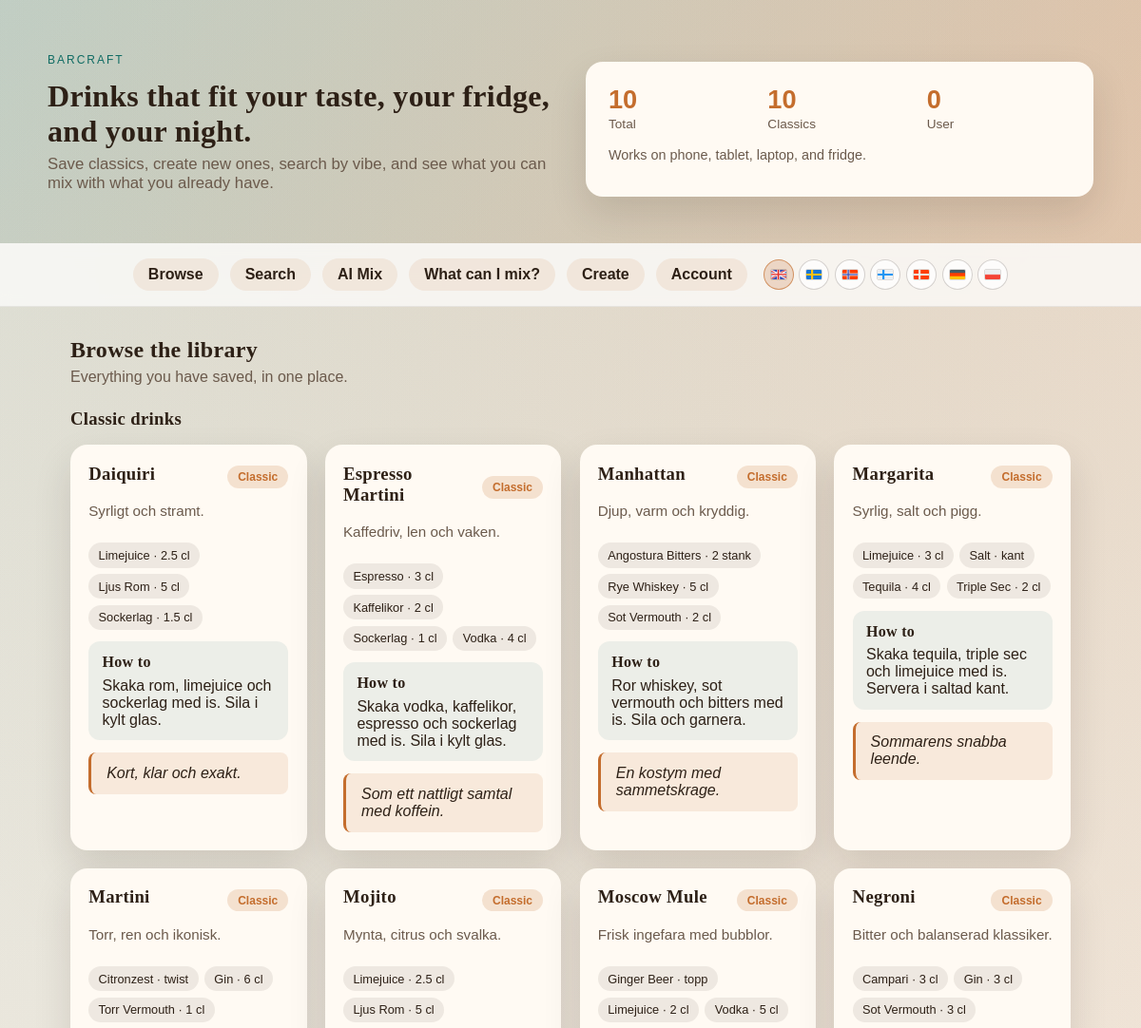
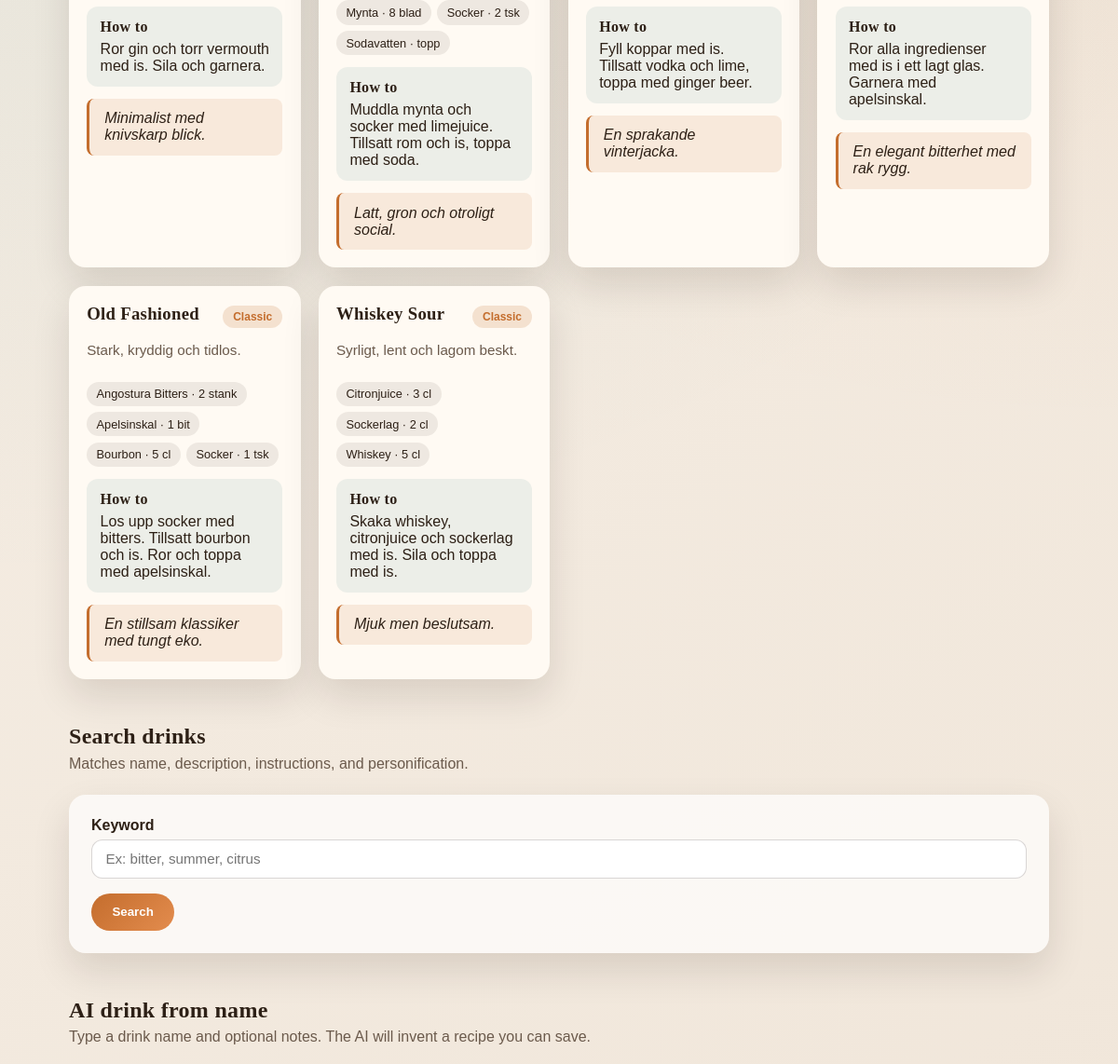
Before: / (upper part) with the older database file (2 pictures, top to bottom).
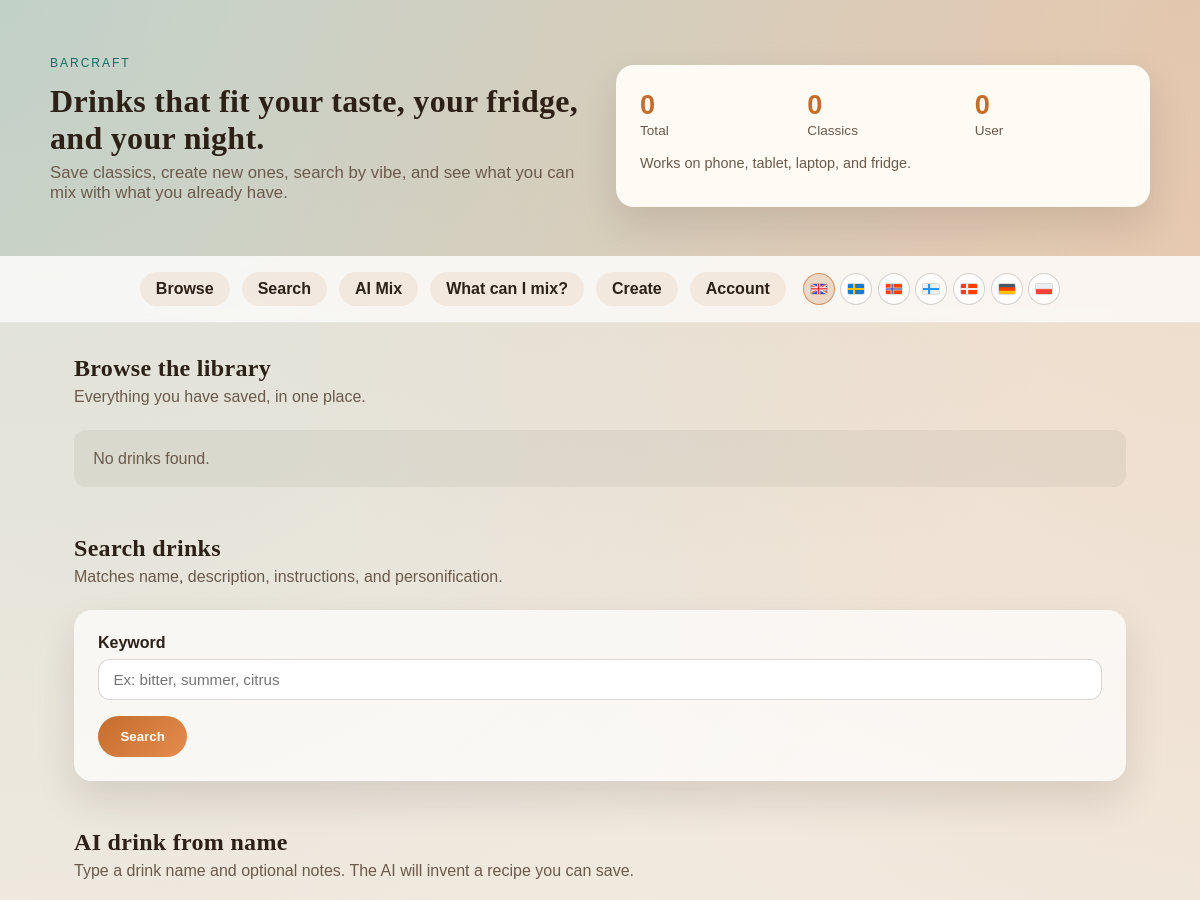
After: the same page with the newer database file.
### tables this page shows
CREATE TABLE IF NOT EXISTS drinks (
  id INT AUTO_INCREMENT PRIMARY KEY,
  name VARCHAR(120) NOT NULL,
  description VARCHAR(255) NULL,
  instructions TEXT NOT NULL,
  quote TEXT NULL,
  is_classic TINYINT(1) NOT NULL DEFAULT 0,
  created_at TIMESTAMP DEFAULT CURRENT_TIMESTAMP
);

### lib/i18n.php (called while the page is built, shortened)
<?php
function supported_languages(): array
{
    return [
        'en' => 'English',
        'sv' => 'Svenska',
        'no' => 'Norsk',
        'fi' => 'Suomi',
        'da' => 'Dansk',
        'de' => 'Deutsch',
        'pl' => 'Polski',
    ];
}
function supported_languages_with_flags(): array
{
    $languages = supported_languages();
    $flags = language_flag_map();
    $fallback = $flags['en'] ?? 'assets/en.png';
    $result = [];
    foreach ($languages as $code => $label) {
        $result[$code] = [
            'label' => $label,
            'flag' => $flags[$code] ?? $fallback,
        ];
    }
    return $result;
}
function language_flag_map(): array
{
    return [
        'en' => 'assets/en.png',
        'sv' => 'assets/se.png',
        'no' => 'assets/no.png',
        'fi' => 'assets/fi.png',
        'da' => 'assets/dk.png',
        'de' => 'assets/de.png',
        'pl' => 'assets/pl.png',
    ];
}
function i18n_messages(string $lang): array
{
    $base = __DIR__ . '/../i18n/';
    $path = $base . $lang . '.php';
    $messages = require $path;
    return $messages;
}
function i18n_lang(array $config, ?array $user): string
{
    $default = $config['app']['default_lang'] ?? 'en';
    $lang = $default;
    return $lang;
}
function t(string $key, array $vars = []): string
{
    $config = $GLOBALS['config'] ?? ['app' => ['default_lang' => 'en']];
    $user = $GLOBALS['current_user'] ?? null;
    $lang = i18n_lang($config, is_array($user) ? $user : null);
    $catalog = i18n_messages($lang);
    $fallback = i18n_messages('en');
    $text = $catalog[$key] ?? $fallback[$key] ?? $key;
    return $text;
}

### lib/helpers.php (called while the page is built, shortened)
<?php
function e(string $value): string
{
    return htmlspecialchars($value, ENT_QUOTES, 'UTF-8');
}
function str_lower(string $value): string
{
    if (function_exists('mb_strtolower')) {
        return mb_strtolower($value, 'UTF-8');
    }
    return strtolower($value);
}
function normalize_ingredient(string $value): string
{
    $value = str_lower(trim($value));
    $value = preg_replace('/\s+/', ' ', $value);
    return $value ?? '';
}
function display_ingredient(string $name): string
{
    if (function_exists('mb_convert_case')) {
        return mb_convert_case($name, MB_CASE_TITLE, 'UTF-8');
    }
    return ucwords($name);
}

### lib/db.php (called while the page is built, shortened)
<?php
function fetch_drinks(mysqli $db): array
{
    $sql = "SELECT d.id, d.name, d.description, d.instructions, d.quote, d.is_classic, d.created_at,
                   GROUP_CONCAT(CONCAT(i.name, '::', IFNULL(di.amount,'')) ORDER BY i.name SEPARATOR '||') AS ingredient_pairs
            FROM drinks d
            LEFT JOIN drink_ingredients di ON di.drink_id = d.id
            LEFT JOIN ingredients i ON i.id = di.ingredient_id
            GROUP BY d.id
            ORDER BY d.is_classic DESC, d.name ASC";
    $result = $db->query($sql);
    $drinks = [];
    while ($row = $result->fetch_assoc()) {
        $ingredients = [];
        $ingredient_norms = [];
        if (!empty($row['ingredient_pairs'])) {
            $pairs = explode('||', $row['ingredient_pairs']);
            foreach ($pairs as $pair) {
                $parts = explode('::', $pair, 2);
                $name = $parts[0];
                $amount = $parts[1] ?? '';
                $ingredients[] = ['name' => $name, 'amount' => $amount];
                $ingredient_norms[] = normalize_ingredient($name);
            }
        }
        $row['ingredients'] = $ingredients;
        $row['ingredient_norms'] = array_values(array_unique($ingredient_norms));
        $drinks[] = $row;
    }
    return $drinks;
}

### index.php (the view, shortened to what this page needs)
<?php
require __DIR__ . '/lib/helpers.php';
require __DIR__ . '/lib/db.php';
require __DIR__ . '/lib/i18n.php';
$db = db_connect($config);
$current_user = null;
function is_logged_in(?array $user): bool
{
    return $user !== null && (int) $user['is_approved'] === 1;
}
function render_drink_card(array $drink): void
{
    $title = e($drink['name']);
    $description = trim((string) ($drink['description'] ?? ''));
    $instructions = trim((string) ($drink['instructions'] ?? ''));
    $quote = trim((string) ($drink['quote'] ?? ''));
    $is_classic = (int) ($drink['is_classic'] ?? 0) === 1;
    echo '<article class="card">';
    echo '<div class="card-head">';
    echo '<h3>' . $title . '</h3>';
    echo '<span class="tag ' . ($is_classic ? 'tag-classic' : 'tag-user') . '">' . ($is_classic ? e(t('card_classic')) : e(t('card_user'))) . '</span>';
    echo '</div>';
    if ($description !== '') {
        echo '<p class="desc">' . nl2br(e($description)) . '</p>';
    }
    if (!empty($drink['ingredients'])) {
        echo '<div class="chips">';
        foreach ($drink['ingredients'] as $ingredient) {
            $label = display_ingredient($ingredient['name']);
            if (!empty($ingredient['amount'])) {
                $label .= ' · ' . $ingredient['amount'];
            }
            echo '<span class="chip">' . e($label) . '</span>';
        }
        echo '</div>';
    }
    if ($instructions !== '') {
        echo '<div class="instructions"><h4>' . e(t('card_how')) . '</h4><div class="text">' . nl2br(e($instructions)) . '</div></div>';
    }
    if ($quote !== '') {
        echo '<blockquote>' . nl2br(e($quote)) . '</blockquote>';
    }
    echo '</article>';
}
$q = trim((string) ($_GET['q'] ?? ''));
$all_drinks = fetch_drinks($db);
$drinks = $q !== '' ? filter_search($all_drinks, $q) : $all_drinks;
$classic_drinks = array_values(array_filter($drinks, static function (array $drink): bool {
    return (int) ($drink['is_classic'] ?? 0) === 1;
}));
$user_drinks = array_values(array_filter($drinks, static function (array $drink): bool {
    return (int) ($drink['is_classic'] ?? 0) !== 1;
}));
$lang = i18n_lang($config, $current_user);
$language_options = supported_languages_with_flags();
?>
<!doctype html>
<html lang="<?= e($lang) ?>">
<head>
    <link rel="stylesheet" href="assets/style.css">
</head>
<body>
    <header class="hero">
        <div class="hero-inner">
            <div>
                <p class="eyebrow"><?= e(t('app_eyebrow')) ?></p>
                <h1><?= e(t('hero_title')) ?></h1>
                <p class="lead"><?= e(t('hero_lead')) ?></p>
            </div>
            <div class="hero-card">
                <div class="hero-stats">
                    <div>
                        <span class="stat"><?= count($all_drinks) ?></span>
                        <span class="label"><?= e(t('stat_total')) ?></span>
                    </div>
                    <div>
                        <span class="stat"><?= count($classic_drinks) ?></span>
                        <span class="label"><?= e(t('stat_classics')) ?></span>
                    </div>
                    <div>
                        <span class="stat"><?= count($user_drinks) ?></span>
                        <span class="label"><?= e(t('stat_user')) ?></span>
                    </div>
                </div>
                <p class="hero-note"><?= e(t('hero_note')) ?></p>
            </div>
        </div>
    </header>
    <nav class="nav">
        <a href="#browse" class="nav-link"><?= e(t('nav_browse')) ?></a>
        <a href="#search" class="nav-link"><?= e(t('nav_search')) ?></a>
        <a href="#ai" class="nav-link"><?= e(t('nav_ai')) ?></a>
        <a href="#mix" class="nav-link"><?= e(t('nav_mix')) ?></a>
        <a href="#create" class="nav-link"><?= e(t('nav_create')) ?></a>
        <?php if (is_logged_in($current_user)): ?>
            <a href="#profile" class="nav-link"><?= e(t('nav_profile')) ?></a>
        <?php else: ?>
            <a href="#account" class="nav-link"><?= e(t('auth_title')) ?></a>
        <?php endif; ?>
        <?php if (!is_logged_in($current_user)): ?>
            <form method="post" action="index.php" class="nav-lang" aria-label="<?= e(t('profile_language')) ?>">
                <?php foreach ($language_options as $code => $option): ?>
                    <button
                        type="submit"
                        class="nav-lang-btn<?= $code === $lang ? ' is-selected' : '' ?>"
                        name="language"
                        value="<?= e($code) ?>"
                        title="<?= e($option['label']) ?>"
                        aria-label="<?= e($option['label']) ?>"
                    >
                        <img src="<?= e($option['flag']) ?>" alt="" class="lang-flag" width="18" height="12" loading="lazy">
                    </button>
                <?php endforeach; ?>
            </form>
        <?php endif; ?>
    </nav>
    <main class="container">
        <section id="browse" class="section">
            <div class="section-head">
                <h2><?= e(t('browse_title')) ?></h2>
                <p><?= $q !== '' ? e(t('browse_filter')) . ' ' . e($q) : e(t('browse_all')) ?></p>
            </div>
            <?php if ($classic_drinks !== []): ?>
                <h3 class="section-sub"><?= e(t('browse_classics')) ?></h3>
                <div class="grid">
                    <?php foreach ($classic_drinks as $drink) { render_drink_card($drink); } ?>
                </div>
            <?php endif; ?>
            <?php if ($drinks === []): ?>
                <div class="empty"><?= e(t('browse_empty')) ?></div>
            <?php endif; ?>
        </section>
        <section id="search" class="section">
            <div class="section-head">
                <h2><?= e(t('search_title')) ?></h2>
                <p><?= e(t('search_hint')) ?></p>
            </div>
            <form class="form" method="get" action="index.php#search">
                <div class="field">
                    <label for="q"><?= e(t('search_label')) ?></label>
                    <input id="q" name="q" type="text" placeholder="<?= e(t('search_placeholder')) ?>" value="<?= e($q) ?>">
                </div>
                <button type="submit" class="btn"><?= e(t('search_button')) ?></button>
            </form>
        </section>
        <section id="ai" class="section">
            <div class="section-head">
                <h2><?= e(t('ai_title')) ?></h2>
                <p><?= e(t('ai_hint')) ?></p>
            </div>
        </section>
    </main>
</body>
</html>

### assets/style.css (style rules this page uses)
* { box-sizing: border-box; }
body { margin: 0; font-family: "Trebuchet MS", "Gill Sans", "Candara", sans-serif; color: var(--ink); background: radial-gradient(circle at top right, rgba(196, 109, 45, 0.14), transparent 45%), radial-gradient(circle at top left, rgba(15, 107, 99, 0.12), transparent 50%), linear-gradient(140deg, var(--bg), var(--bg-2)); min-height: 100vh; }
h1, h2, h3, h4 { font-family: "Baskerville Old Face", "Garamond", "Palatino Linotype", serif; letter-spacing: 0.3px; margin: 0 0 0.4rem 0; }
p { margin: 0 0 0.8rem 0; color: var(--muted); }
.hero { padding: 3.5rem 1.5rem 2.5rem; background: linear-gradient(130deg, rgba(15, 107, 99, 0.12), rgba(196, 109, 45, 0.18)); }
.hero-inner { max-width: 1100px; margin: 0 auto; display: grid; grid-template-columns: repeat(auto-fit, minmax(260px, 1fr)); gap: 2rem; align-items: center; }
.eyebrow { text-transform: uppercase; letter-spacing: 2px; font-size: 0.75rem; color: var(--accent-2); }
.lead { font-size: 1.05rem; }
.hero-card { background: var(--card); padding: 1.5rem; border-radius: var(--radius); box-shadow: var(--shadow); }
.hero-stats { display: grid; grid-template-columns: repeat(auto-fit, minmax(120px, 1fr)); gap: 1rem; margin-bottom: 1rem; }
.stat { display: block; font-size: 1.7rem; font-weight: 700; color: var(--accent); }
.label { font-size: 0.85rem; color: var(--muted); }
.hero-note { font-size: 0.9rem; color: var(--muted); }
.nav { display: flex; flex-wrap: wrap; gap: 0.75rem; padding: 1rem 1.5rem; justify-content: center; background: rgba(255, 255, 255, 0.7); backdrop-filter: blur(6px); border-bottom: 1px solid rgba(45, 32, 22, 0.08); }
.nav-link { text-decoration: none; color: var(--ink); padding: 0.5rem 1rem; border-radius: 999px; background: rgba(196, 109, 45, 0.1); font-weight: 600; }
.nav-lang { display: inline-flex; align-items: center; gap: 0.35rem; margin-left: 0.3rem; }
.nav-lang-btn { width: 2rem; height: 2rem; border: 1px solid rgba(45, 32, 22, 0.2); border-radius: 999px; background: rgba(255, 255, 255, 0.75); padding: 0; display: inline-flex; align-items: center; justify-content: center; cursor: pointer; }
.nav-lang-btn.is-selected { border-color: rgba(196, 109, 45, 0.65); background: rgba(196, 109, 45, 0.22); }
.container { max-width: 1100px; margin: 0 auto; padding: 2rem 1.5rem 4rem; }
.section { margin-bottom: 3rem; }
.section-head { margin-bottom: 1.5rem; }
.form { display: grid; gap: 1rem; background: rgba(255, 255, 255, 0.7); padding: 1.5rem; border-radius: var(--radius); box-shadow: var(--shadow); }
.field { display: grid; gap: 0.4rem; }
label { font-weight: 600; color: var(--ink); }
input, textarea, select { padding: 0.7rem 0.9rem; border-radius: 12px; border: 1px solid rgba(45, 32, 22, 0.18); font-size: 0.95rem; font-family: inherit; background: white; }
.btn { border: none; background: linear-gradient(135deg, var(--accent), #e38c4e); color: white; padding: 0.8rem 1.4rem; border-radius: 999px; font-weight: 700; cursor: pointer; justify-self: start; }
.empty { padding: 1.2rem; background: rgba(45, 32, 22, 0.06); border-radius: 12px; color: var(--muted); }
.lang-flag { display: block; border-radius: 2px; border: 1px solid rgba(45, 32, 22, 0.15); object-fit: cover; flex: 0 0 auto; }
.section-sub { margin: 1.5rem 0 1rem; }
.grid { display: grid; grid-template-columns: repeat(auto-fit, minmax(240px, 1fr)); gap: 1.2rem; }
.card { background: var(--card); padding: 1.2rem; border-radius: var(--radius); box-shadow: var(--shadow); display: flex; flex-direction: column; gap: 0.8rem; }
.card-head { display: flex; align-items: center; justify-content: space-between; gap: 0.5rem; }
.tag { font-size: 0.75rem; padding: 0.3rem 0.7rem; border-radius: 999px; font-weight: 700; }
.tag-classic { background: rgba(196, 109, 45, 0.18); color: var(--accent); }
.desc { font-size: 0.95rem; }
.chips { display: flex; flex-wrap: wrap; gap: 0.4rem; }
.chip { padding: 0.35rem 0.65rem; border-radius: 999px; background: rgba(45, 32, 22, 0.08); font-size: 0.8rem; color: var(--ink); }
.instructions { padding: 0.8rem 0.9rem; background: rgba(15, 107, 99, 0.08); border-radius: 12px; }
.instructions h4 { margin-bottom: 0.4rem; }
blockquote { margin: 0; padding: 0.8rem 1rem; background: rgba(196, 109, 45, 0.12); border-left: 3px solid var(--accent); border-radius: 8px; font-style: italic; color: var(--ink); }

Changed rows visible on the page:
removed drinks: name "Daiquiri", description "Syrligt och stramt.", label "Limejuice · 2.5 cl", label "Ljus Rom · 5 cl", label "Sockerlag · 1.5 cl", instructions "Skaka rom, limejuice och sockerlag med is. Sila i kylt glas.", quote "Kort, klar och exakt."
removed drinks: name "Espresso Martini", description "Kaffedriv, len och vaken.", label "Espresso · 3 cl", label "Kaffelikor · 2 cl", label "Sockerlag · 1 cl", label "Vodka · 4 cl", instructions "Skaka vodka, kaffelikor, espresso och sockerlag med is. Sila i kylt glas.", quote "Som ett nattligt samtal med koffein."
removed drinks: name "Manhattan", description "Djup, varm och kryddig.", label "Angostura Bitters · 2 stank", label "Rye Whiskey · 5 cl", label "Sot Vermouth · 2 cl", instructions "Ror whiskey, sot vermouth och bitters med is. Sila och garnera.", quote "En kostym med sammetskrage."
removed drinks: name "Margarita", description "Syrlig, salt och pigg.", label "Limejuice · 3 cl", label "Salt · kant", label "Tequila · 4 cl", label "Triple Sec · 2 cl", instructions "Skaka tequila, triple sec och limejuice med is. Servera i saltad kant.", quote "Sommarens snabba leende."
removed drinks: name "Martini", description "Torr, ren och ikonisk.", label "Citronzest · twist", label "Gin · 6 cl", label "Torr Vermouth · 1 cl", instructions "Ror gin och torr vermouth med is. Sila och garnera.", quote "Minimalist med knivskarp blick."
removed drinks: name "Mojito", description "Mynta, citrus och svalka.", label "Limejuice · 2.5 cl", label "Ljus Rom · 5 cl", label "Mynta · 8 blad", label "Socker · 2 tsk", label "Sodavatten · topp", instructions "Muddla mynta och socker med limejuice. Tillsatt rom och is, toppa med soda.", quote "Latt, gron och otroligt social."
removed drinks: name "Moscow Mule", description "Frisk ingefara med bubblor.", label "Ginger Beer · topp", label "Limejuice · 2 cl", label "Vodka · 5 cl", instructions "Fyll koppar med is. Tillsatt vodka och lime, toppa med ginger beer.", quote "En sprakande vinterjacka."
removed drinks: name "Negroni", description "Bitter och balanserad klassiker.", label "Campari · 3 cl", label "Gin · 3 cl", label "Sot Vermouth · 3 cl", instructions "Ror alla ingredienser med is i ett lagt glas. Garnera med apelsinskal.", quote "En elegant bitterhet med rak rygg."
removed drinks: name "Old Fashioned", description "Stark, kryddig och tidlos.", label "Angostura Bitters · 2 stank", label "Apelsinskal · 1 bit", label "Bourbon · 5 cl", label "Socker · 1 tsk", instructions "Los upp socker med bitters. Tillsatt bourbon och is. Ror och toppa med apelsinskal.", quote "En stillsam klassiker med tungt eko."
removed drinks: name "Whiskey Sour", description "Syrligt, lent och lagom beskt.", label "Citronjuice · 3 cl", label "Sockerlag · 2 cl", label "Whiskey · 5 cl", instructions "Skaka whiskey, citronjuice och sockerlag med is. Sila och toppa med is.", quote "Mjuk men beslutsam."
Other visible differences:
count($all_drinks): "10" → "0"
count($classic_drinks): "10" → "0"
t('browse_empty'): (not shown) → "No drinks found."
t('browse_classics'): "Classic drinks" → (not shown)
